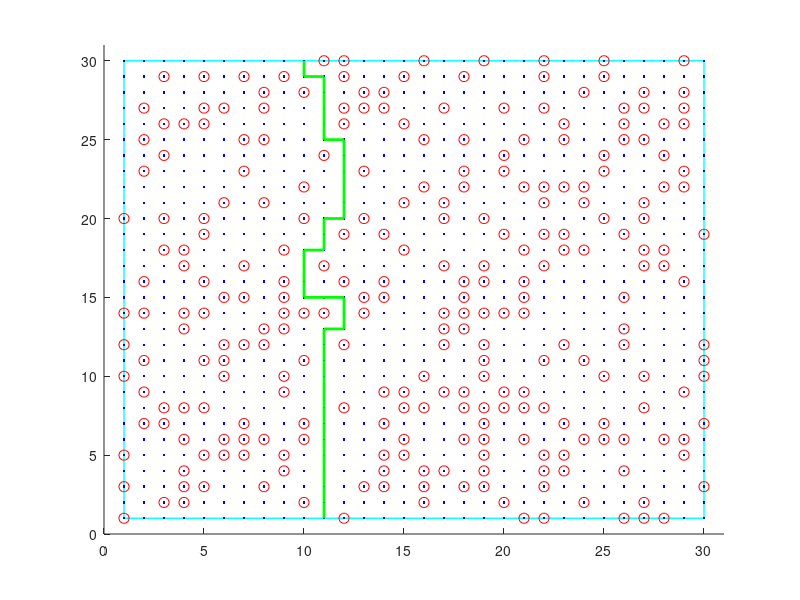

Here is the MATLAB script that generated this plot:
clear all, close all, clc;
% Create grid
N = 30;
[x, y] = meshgrid(1:N, 1:N);

% Obstacle density
P = 0.3;
obstacles = rand(N) < P;
Playing_board = [1 1;1 N;N N;N 1;1 1];

% Visualize grid and obstacles
figure; hold on;
axis([0 N+1 0 N+1]);
plot(Playing_board(:,1), Playing_board(:,2), 'c-', 'LineWidth', 1);
plot(x(:), y(:), 'b.');
plot(x(obstacles), y(obstacles), 'ro', 'MarkerSize', 7.5);

% BFS to find the shortest path from bottom to top
% Create a grid that marks the obstacles and visited cells
grid = -ones(N); % Initialize with -1, marking obstacles
grid(~obstacles) = 0; % Mark free cells with 0

% Queue for BFS: [row, col, distance]
queue = [];
for i = 1:N
    if grid(N, i) == 0
        queue(end+1, :) = [N, i, 0]; % Add starting points (bottom row, without obstacles)
        grid(N, i) = 1; % Mark as visited
    end
end

found = false;
while ~isempty(queue)
    current = queue(1, :);
    queue(1, :) = []; % Dequeue
    r = current(1);
    c = current(2);
    d = current(3);

    % Check if we've reached the top row
    if r == 1
        found = true;
        final_r = r;
        final_c = c;
        final_d = d;
        break;
    end

    % Visit neighbors (up, down, left, right)
    directions = [0, 1; 0, -1; -1, 0; 1, 0];
    for i = 1:size(directions, 1)
        nr = r + directions(i, 1);
        nc = c + directions(i, 2);
        if nr > 0 && nr <= N && nc > 0 && nc <= N && grid(nr, nc) == 0
            queue(end+1, :) = [nr, nc, d+1]; % Enqueue
            grid(nr, nc) = grid(r, c) + 1; % Mark as visited with distance
        end
    end
end

if found
    % Initialize arrays to store path coordinates
    path_x = [];
    path_y = [];
    
    % Trace back the path
    path_r = final_r;
    path_c = final_c;
    path_x(end+1) = path_c; % Store the final column
    path_y(end+1) = path_r; % Store the final row

    while grid(path_r, path_c) > 1 % Continue until reaching the start point
        % Move to the previous cell in the path
        directions = [0, 1; 0, -1; -1, 0; 1, 0];
        for i = 1:size(directions, 1)
            nr = path_r + directions(i, 1);
            nc = path_c + directions(i, 2);
            if nr > 0 && nr <= N && nc > 0 && nc <= N && grid(nr, nc) == grid(path_r, path_c) - 1
                path_r = nr;
                path_c = nc;
                path_x(end+1) = path_c; % Store the column
                path_y(end+1) = path_r; % Store the row
                break;
            end
        end
    end
    
    % Reverse the path coordinates since we traced back from the goal
    path_x = fliplr(path_x);
    path_y = fliplr(path_y);
    
    % Plot the path as a line
    plot(path_x, path_y, 'g-', 'LineWidth', 2); % Green line for the path
    disp('Path found!');
    fprintf('length of path = %d\n', length(path_x))
else
    disp('No path available.');
end

